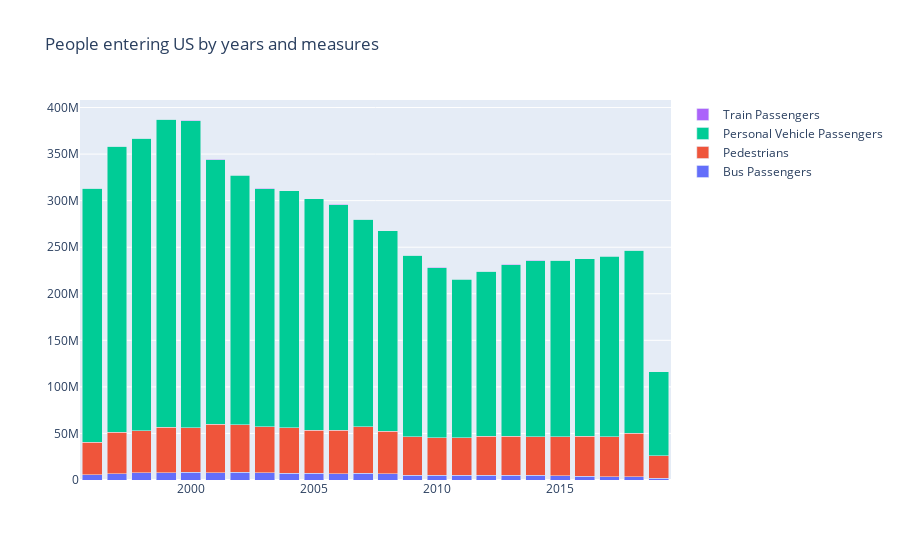

Notebook cell for this chart:
### Code cell
# stacked bar chart 
# set parameters
val_bp = df_dm.loc(axis=0)[:,'Bus Passengers'].values.flatten().tolist()
val_ped = df_dm.loc(axis=0)[:,'Pedestrians'].values.flatten().tolist()
val_pvp = df_dm.loc(axis=0)[:,'Personal Vehicle Passengers'].values.flatten().tolist()
val_tp = df_dm.loc(axis=0)[:,'Train Passengers'].values.flatten().tolist()

# configure stacked bar chart
fig = go.Figure(data=[
    go.Bar(name='Bus Passengers', x= years, y= val_bp), 
    go.Bar(name='Pedestrians', x= years, y= val_ped),
    go.Bar(name='Personal Vehicle Passengers', x= years, y= val_pvp),
    go.Bar(name='Train Passengers', x= years, y= val_tp)])

# change bar mode to stack
fig.update_layout(title = 'People entering US by years and measures', barmode='stack')
fig.show()
